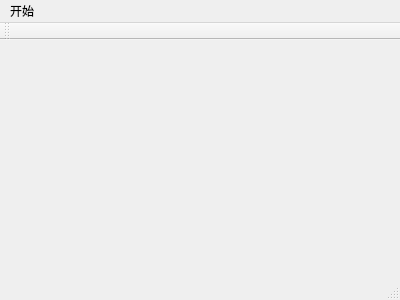
<?xml version="1.0" encoding="UTF-8"?>
<ui version="4.0">
 <class>MainScene</class>
 <widget class="QMainWindow" name="MainScene">
  <property name="geometry">
   <rect>
    <x>0</x>
    <y>0</y>
    <width>400</width>
    <height>300</height>
   </rect>
  </property>
  <property name="windowTitle">
   <string>MainScene</string>
  </property>
  <widget class="QWidget" name="centralWidget"/>
  <widget class="QMenuBar" name="menuBar">
   <property name="geometry">
    <rect>
     <x>0</x>
     <y>0</y>
     <width>400</width>
     <height>23</height>
    </rect>
   </property>
   <widget class="QMenu" name="menu">
    <property name="title">
     <string>开始</string>
    </property>
    <addaction name="actionQuit"/>
   </widget>
   <addaction name="menu"/>
  </widget>
  <widget class="QToolBar" name="mainToolBar">
   <attribute name="toolBarArea">
    <enum>TopToolBarArea</enum>
   </attribute>
   <attribute name="toolBarBreak">
    <bool>false</bool>
   </attribute>
  </widget>
  <widget class="QStatusBar" name="statusBar"/>
  <action name="actionQuit">
   <property name="text">
    <string>退出</string>
   </property>
  </action>
 </widget>
 <layoutdefault spacing="6" margin="11"/>
 <resources/>
 <connections/>
</ui>
